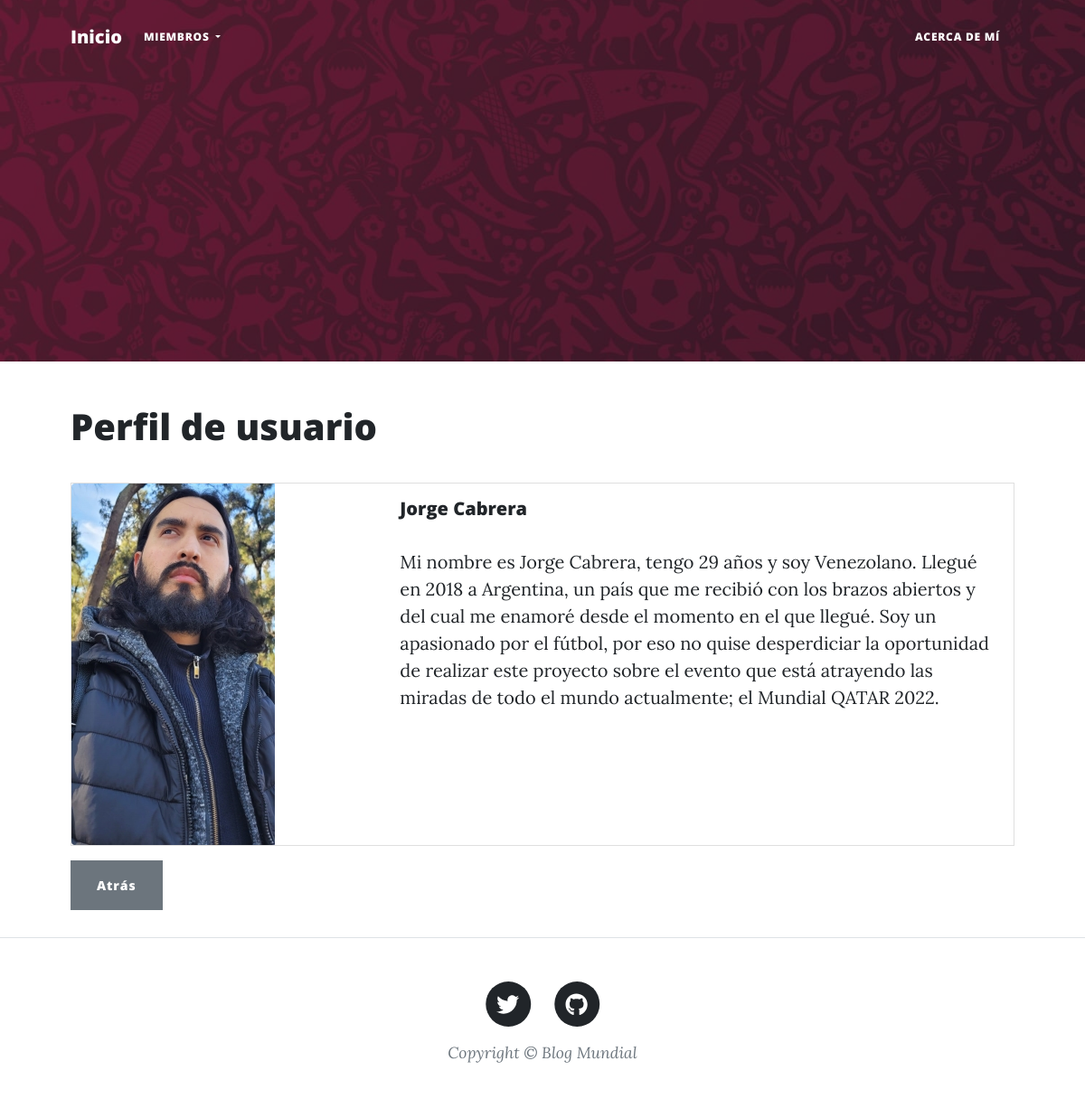
The app's page /members/profile/3/ with its own data.
### Members/models.py (models this page shows, shortened)
class Profile(models.Model):
    user = models.OneToOneField(User, null=True, blank=True, on_delete=models.CASCADE)
    bio = models.TextField(null=True, blank=True)
    profile_pic = models.ImageField(null=True, blank=True, upload_to='images/profile/')

### Members/views.py (the view)
# urls.py: path('profile/<int:pk>/', ProfilePageView.as_view(), name='profile'),
class ProfilePageView(DetailView):
    model = Profile
    template_name = 'registration/profile.html'
    def get_context_data(self, *args, **kwargs):
        context = super(ProfilePageView, self).get_context_data(*args, **kwargs)
        page_user = get_object_or_404(Profile, id=self.kwargs['pk'])
        context['page_user'] = page_user
        return context

### Members/templates/registration/profile.html (shortened to what this page needs)
{% extends 'post.html' %}
{% load static %}
{% block post %}
<div class="container px-4 px-lg-5">
    <h1>
        Perfil de usuario
    </h1>
    <br>
    <div class="card mb-3">
        <div class="row g-0">
            <div class="col-md-4">
                {% if page_user.profile_pic %}
                    <img src="{{page_user.profile_pic.url}}" class="img-fluid rounded-start">
                {% else %}
                    <img src="{% static 'Blog/assets/img/default_profile_picture.jpg' %}" class="img-fluid rounded-start">
                {% endif %}
            </div>
            <div class="col-md-8">
                <div class="card-body">
                    <h5 class="card-title">
                        {{page_user.user.first_name}} {{page_user.user.last_name}}
                    </h5>
                    <p class="card-text">
                        {{page_user.bio}}
                    </p>
                </div>
            </div>
        </div>
    </div>
    <a href="{% url 'home' %}" class="btn btn-secondary">Atrás</a>
    <br><br>
</div>
{% endblock post %}

### records on screen
Profile: profile_pic (picture), user.first_name "Jorge", user.last_name "Cabrera", bio "Mi nombre es Jorge Cabrera, tengo 29 años y soy Venezolano. Llegué en 2018 a Argentina, un país que me recibió con los brazos abiertos y del cual me enamoré desde el momento en el que llegué. Soy un apasionado por el fútbol, por eso no quise desperdiciar la oportunidad de realizar este proyecto sobre el evento que está atrayendo las miradas de todo el mundo actualmente; el Mundial QATAR 2022."
